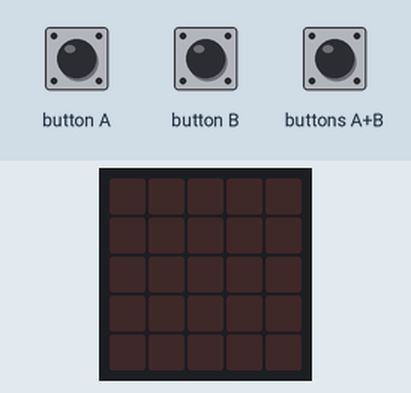
This program was run on a simulated BBC micro:bit (MakeCode). On the bench: the board's 5×5 LED display. Inputs (shaded band) come from the test bench.

Above: at 1.2 s.
1.3 s: button A pressed for 0.15 s
Timing chart, 0 to 4.3 s (numbered marks = the images above; inputs shaded):
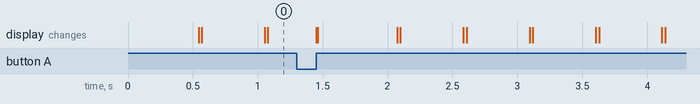

The program:

main.ts
```typescript
namespace network {
    export namespace synchronize {
        export class clock {
            private clock: number;
            private delay: number;
            private nudge: number;
            private peroid: number;
            public received: () => void;
            public refresh: () => void;
            private send: () => void;
            constructor(peroid: number, nudge: number, send: () => void, getTime: () => number) {
                this.clock = 0;
                this.delay = 0;
                this.nudge = nudge;
                this.peroid = peroid;
                this.send = function() {
                    send();
                };
                this.refresh = function() {
                    this.clock = getTime() - this.delay;
                    if (this.clock > this.peroid) {
                        this.send();
                        this.delay = getTime();
                    };
                };
                this.received = function() {
                    this.delay -= this.nudge;
                };
            };
        };
    };
};
```

test.ts
```typescript
// tests go here; this will not be compiled when this package is used as an extension.
const peroid = 500;
const nudge = 10;

let t = 0;
let value: boolean[][] = [
    [false, false, false, false, false],
    [false, false, false, false, false],
    [false, false, false, false, false],
    [false, false, false, false, false],
    [false, false, false, false, false]
];
let internalClocking: network.synchronize.clock[][] = [
    [new network.synchronize.clock(peroid, nudge, function() {
        value[0][0] = true;
    }, function() {
        return t;
    }), new network.synchronize.clock(peroid, nudge, function() {
        value[0][1] = true;
    }, function() {
        return t;
    }), new network.synchronize.clock(peroid, nudge, function() {
        value[0][2] = true;
    }, function() {
        return t;
    }), new network.synchronize.clock(peroid, nudge, function() {
        value[0][3] = true;
    }, function() {
        return t;
    }), new network.synchronize.clock(peroid, nudge, function() {
        value[0][4] = true;
    }, function() {
        return t;
    })],
    [new network.synchronize.clock(peroid, nudge, function() {
        value[1][0] = true;
    }, function() {
        return t;
    }), new network.synchronize.clock(peroid, nudge, function() {
        value[1][1] = true;
    }, function() {
        return t;
    }), new network.synchronize.clock(peroid, nudge, function() {
        value[1][2] = true;
    }, function() {
        return t;
    }), new network.synchronize.clock(peroid, nudge, function() {
        value[1][3] = true;
    }, function() {
        return t;
    }), new network.synchronize.clock(peroid, nudge, function() {
        value[1][4] = true;
    }, function() {
        return t;
    })],
    [new network.synchronize.clock(peroid, nudge, function() {
        value[2][0] = true;
    }, function() {
        return t;
    }), new network.synchronize.clock(peroid, nudge, function() {
        value[2][1] = true;
    }, function() {
        return t;
    }), new network.synchronize.clock(peroid, nudge, function() {
        value[2][2] = true;
    }, function() {
        return t;
    }), new network.synchronize.clock(peroid, nudge, function() {
        value[2][3] = true;
    }, function() {
        return t;
    }), new network.synchronize.clock(peroid, nudge, function() {
        value[2][4] = true;
    }, function() {
        return t;
    })],
    [new network.synchronize.clock(peroid, nudge, function() {
        value[3][0] = true;
    }, function() {
        return t;
    }), new network.synchronize.clock(peroid, nudge, function() {
        value[3][1] = true;
    }, function() {
        return t;
    }), new network.synchronize.clock(peroid, nudge, function() {
        value[3][2] = true;
    }, function() {
        return t;
    }), new network.synchronize.clock(peroid, nudge, function() {
        value[3][3] = true;
    }, function() {
        return t;
    }), new network.synchronize.clock(peroid, nudge, function() {
        value[3][4] = true;
    }, function() {
        return t;
    })],
    [new network.synchronize.clock(peroid, nudge, function() {
        value[4][0] = true;
    }, function() {
        return t;
    }), new network.synchronize.clock(peroid, nudge, function() {
        value[4][1] = true;
    }, function() {
        return t;
    }), new network.synchronize.clock(peroid, nudge, function() {
        value[4][2] = true;
    }, function() {
        return t;
    }), new network.synchronize.clock(peroid, nudge, function() {
        value[4][3] = true;
    }, function() {
        return t;
    }), new network.synchronize.clock(peroid, nudge, function() {
        value[4][4] = true;
    }, function() {
        return t;
    })]
];
let pointer = [0, 0];
input.onButtonPressed(Button.A, function() {
    pointer[0] = (pointer[0] + 1) % 5;
    led.plot(pointer[0], pointer[1]);
});
input.onButtonPressed(Button.B, function() {
    pointer[1] = (pointer[1] + 1) % 5;
    led.plot(pointer[0], pointer[1]);
});
input.onButtonPressed(Button.AB, function() {
    internalClocking[pointer[0]][pointer[1]].received();
});
basic.forever(function() {
    for (let i = 0; i < 5; i++) {
        for (let j = 0; j < 5; j++) {
            for (let k = 0; k < 5; k++) {
                for (let l = 0; l < 5; l++) {
                    if (value[k][l] && Math.pow(Math.pow((k - i), 2) + Math.pow((l - j), 2), 0.5) < 2) {
                        internalClocking[i][j].received();
                    };
                };
            };
        };
    };
    for (let i = 0; i < 5; i++) {
        for (let j = 0; j < 5; j++) {
            internalClocking[i][j].refresh();
            if (value[i][j]) {
                led.plot(i, j);
            } else {
                led.unplot(i, j);
            };
        };
    };
    for (let i = 0; i < 5; i++) {
        for (let j = 0; j < 5; j++) {
            value[i][j] = false;
        };
    };
    t = control.millis();
});
```
